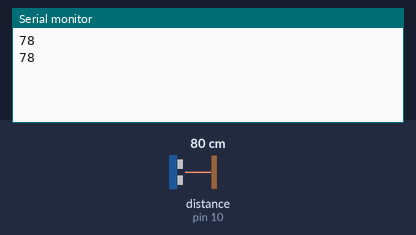
A sketch run on a simulated Arduino Uno, built with avr-gcc and run on an emulated ATmega328P. On the bench: the last lines printed to the serial monitor. Wiring (inferred from the names in the program): ultrasonic range finder: trigger pin 11; echo pin 10. The test bench sets the inputs (shaded band); at power-on: distance to the obstacle (sensor on pin 10) 80 cm. The echo pulse lasts 58.3 µs per cm.

Above: at 1.8 s.
1.9 s: distance to the obstacle (sensor on pin 10) set to 2 cm
At 2.8 s:
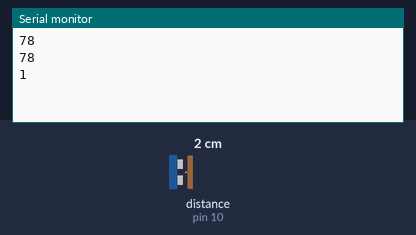
3.4 s: distance to the obstacle (sensor on pin 10) set to 4 cm
At 4.8 s:
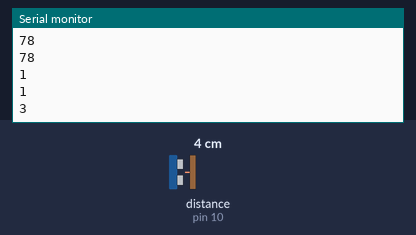
Timing chart, 0 to 6.4 s (numbered marks = the images above; inputs shaded):
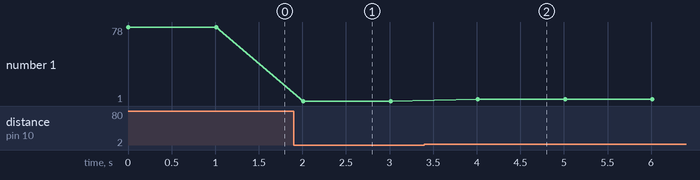

Measured:
- after the input at 1.9 s, the serial monitor: prints a new line after 0.11 s (image 1)
- after the input at 3.4 s, the serial monitor: prints a new line after 0.61 s (image 2)
- plotted number 1: 78 → 1 after the input at 1.9 s, 1 → 3 after the input at 3.4 s

The sketch:

main.ino
```cpp
/// HC SRO4 - Sensor de distancia por ultassom
///
/// Quando disparado , emite uma rajada de pulso
/// por ultrassom e detecta o eco dos pulsos.
/// Pelo tempo que o eco demora para voltar é
/// possivel calcular a distancia

/// Pinagem
///
///  O       O
///   ↓ ↓ ↓ ↓
///  5v ↓ ↓ GND
///     / \
///   OUT  IN
///  TRIG  ECHO

/// Disparo
///
/// No Setup coloque o pino Trigem nivel baixo (0).
/// Para disparar o Trig em nivel alto
/// por 10 microsegundos em seguida em nivel baixo
/// por 2 microssegundos e em novel alto por 10 ms novamente.
///
/// Quando voltar para o nivel baixo sera feito os disparo.
/// Use
///   pulseIn(pino, HIGHT)
/// para retornar o tempo (em microssegundos)

#define PIN_TRIG 11
#define PIN_ECHO 10

void setup() {

	Serial.begin(57600);

	pinMode( PIN_TRIG, OUTPUT );
	pinMode( PIN_ECHO, INPUT );

	digitalWrite(PIN_TRIG,LOW);

}

void loop() {

	digitalWrite( PIN_TRIG, HIGH );
	delayMicroseconds( 10 );

	digitalWrite( PIN_TRIG, LOW );

	///
	unsigned long tempo = pulseIn( PIN_ECHO, HIGH );
	unsigned long dist = 17 * tempo / 1000;

	Serial.print( dist );
	Serial.print('\n');

	delay( 1000 );

}
```
